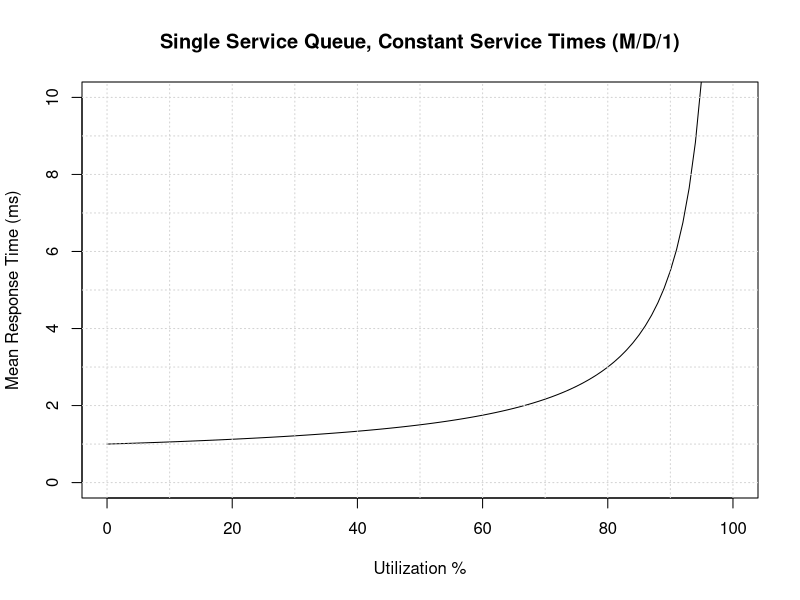

Reproduce this figure in R.
# r-util-md1.r	Queueing Theory M/D/1 mean response time vs utilization
#
# USAGE: R --save < r-util-md1.r	# generates r-util-md1.pdf
#
# See the "Tunables" section for defining the mean service time.
#
# Copyright 2012 Brendan Gregg.  All rights reserved.
#
# CDDL HEADER START
#
# The contents of this file are subject to the terms of the
# Common Development and Distribution License (the "License").
# You may not use this file except in compliance with the License.
#
# You can obtain a copy of the license at usr/src/OPENSOLARIS.LICENSE
# or http://www.opensolaris.org/os/licensing.
# See the License for the specific language governing permissions
# and limitations under the License.
#
# When distributing Covered Code, include this CDDL HEADER in each
# file and include the License file at usr/src/OPENSOLARIS.LICENSE.
# If applicable, add the following below this CDDL HEADER, with the
# fields enclosed by brackets "[]" replaced with your own identifying
# information: Portions Copyright [yyyy] [name of copyright owner]
#
# CDDL HEADER END
#
# 20-Oct-2012	Brendan Gregg	Created this.

# Tunables
svc_ms <- 1				# average disk I/O service time
pdf("r-util-md1.pdf", w=10, h=6)	# comment for interactive
util_min <- 0
util_max <- 100
ms_min <- 0
ms_max <- 10

# Plot mean response time vs utilization (M/D/1)
plot(x <- c(util_min:util_max), svc_ms * (2 - x/100) / (2 * (1 - x/100)),
    type="l", lty=1, lwd=1,
    xlim=c(util_min, util_max), ylim=c(ms_min, ms_max),
    xlab="Utilization %", ylab="Mean Response Time (ms)")

# Grids
abline(v=(seq(util_min, util_max, (util_max - util_min) / 10)),
    col="lightgray", lty="dotted")
abline(h=(seq(ms_min, ms_max, (ms_max - ms_min) / 10)),
    col="lightgray", lty="dotted")

title("Single Service Queue, Constant Service Times (M/D/1)")
